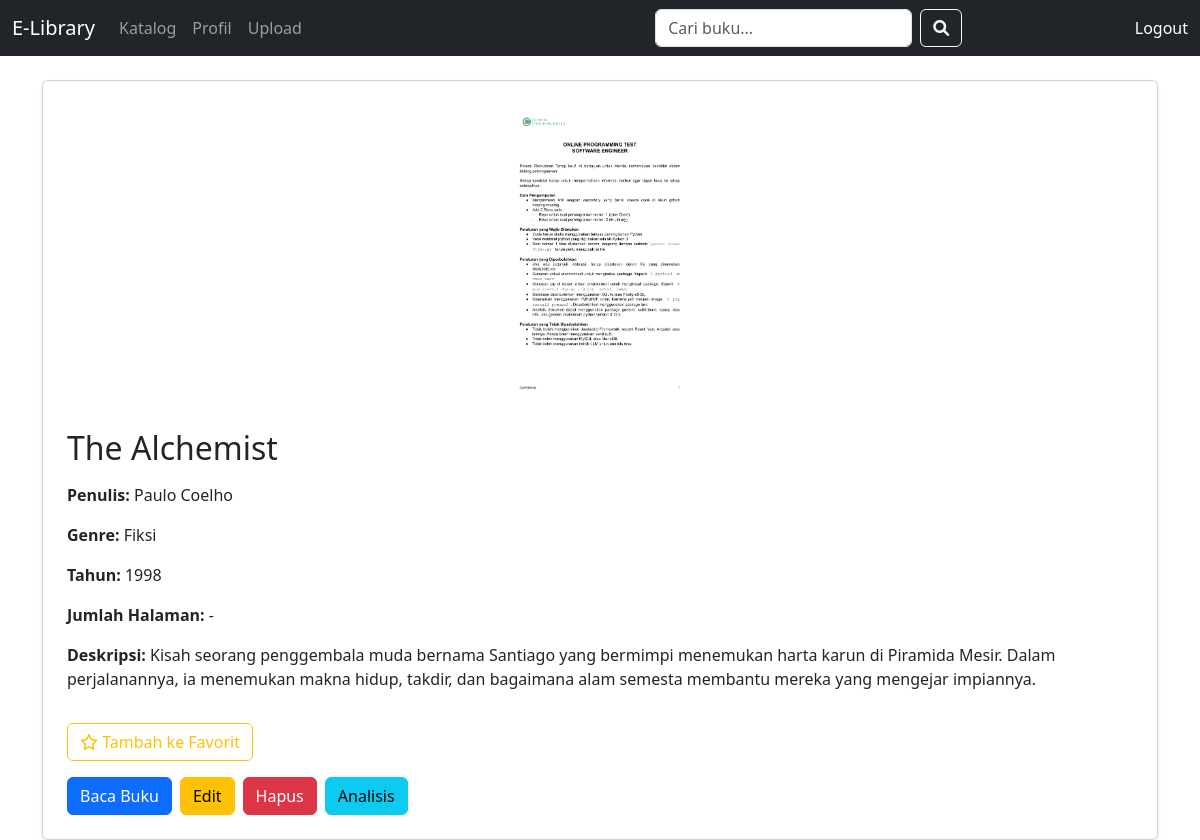
Page /books/book/3/ (signed in) on the committed database.
### books/models.py (models this page shows, shortened)
class Book(models.Model):
    GENRE_CHOICES = [
        ("fiksi", "Fiksi"),
        ("komik", "Komik"),
        ("motivasi", "Motivasi"),
    ]
    title = models.CharField(max_length=200, verbose_name="Judul")
    description = models.TextField(verbose_name="Deskripsi", blank=True)
    author = models.CharField(max_length=100, verbose_name="Penulis", blank=True)
    year = models.IntegerField(verbose_name="Tahun Terbit", null=True, blank=True)
    genre = models.CharField(
        max_length=20,
        choices=GENRE_CHOICES,
        default="fiksi",
        verbose_name="Genre"
    )
    pages = models.IntegerField(verbose_name="Jumlah Halaman", null=True, blank=True)
    pdf = models.FileField(
        upload_to="books/pdfs/",
        verbose_name="File PDF",
        null=True,
        blank=True
    )
    cover = models.ImageField(
        upload_to="books/covers/",
        verbose_name="Cover Buku",
        null=True,
        blank=True,
        help_text="Upload cover buku (opsional)"
    )
    favorite = models.BooleanField(default=False, verbose_name="Favorit")
    uploaded_by = models.ForeignKey(
        User,
        on_delete=models.CASCADE,
        verbose_name="Diupload oleh",
        related_name="uploaded_books"
    )
    created_at = models.DateTimeField(default=timezone.now)
    updated_at = models.DateTimeField(default=timezone.now)
    def get_genre_display(self):
        return dict(self.GENRE_CHOICES).get(self.genre, self.genre)
    def get_converted_images_path(self):
        if self.pdf:
            return os.path.join(settings.MEDIA_ROOT, f"books/pages/{self.id}/")
        return None
    def has_converted_images(self):
        images_path = self.get_converted_images_path()
        if images_path and os.path.exists(images_path):
            return len(os.listdir(images_path)) > 0
        return False
    def get_first_page_image(self):
        if self.has_converted_images():
            return settings.MEDIA_URL+ f"books/pages/{self.id}/page_1.png"
        return None
    class Meta:
        verbose_name = "Buku"
        verbose_name_plural = "Buku"
        ordering = ['-created_at']
        indexes = [
            models.Index(fields=['title']),
            models.Index(fields=['author']),
            models.Index(fields=['genre']),
            models.Index(fields=['favorite']),
            models.Index(fields=['created_at']),
        ]

### books/views.py (the view)
# urls.py: path('book/<int:pk>/', book_detail, name='book_detail'),
@login_required
def book_detail(request, pk):
    book = get_object_or_404(Book, pk=pk)
    return render(request, "books/book_detail.html", {"book": book})

### books/templates/books/book_detail.html (shortened to what this page needs)
{% extends "base.html" %}
{% load static %}
{% block content %}
<div class="card p-4 shadow-sm">
    <div class="text-center mb-4">
        {% if book.cover %}
            <img src="{{ book.cover.url }}" alt="{{ book.title }}"
                 class="img-fluid rounded" style="max-height:300px;">
        {% elif book.get_first_page_image %}
            <img src="{{ book.get_first_page_image }}" alt="{{ book.title }}" class="img-fluid" style="max-height:300px;">
        {% else %}
            <img src="{% static 'img/no-cover.png' %}" alt="No Cover"
                 class="img-fluid rounded" style="max-height:300px; background:#f0f0f0;">
        {% endif %}
    </div>
    <h2 class="mb-3">{{ book.title }}</h2>
    <p><strong>Penulis:</strong> {{ book.author|default:"Tidak diketahui" }}</p>
    <p><strong>Genre:</strong> {{ book.get_genre_display }}</p>
    <p><strong>Tahun:</strong> {{ book.year|default:"-" }}</p>
    <p><strong>Jumlah Halaman:</strong> {{ book.pages|default:"-" }}</p>
    <p><strong>Deskripsi:</strong> {{ book.description|default:"-" }}</p>
    <form method="post" action="{% url 'toggle_favorite' book.pk %}" class="my-3">
        <button type="submit" class="btn btn-outline-warning">
            {% if book.favorite %}
                <i class="fas fa-star text-warning"></i> Hapus dari Favorit
            {% else %}
                <i class="far fa-star"></i> Tambah ke Favorit
            {% endif %}
        </button>
    </form>
    <div class="d-flex gap-2">
        {% if book.pdf %}
            <a href="{% url 'preview_book' book.pk 1 %}" target="_blank" class="btn btn-primary">Baca Buku</a>
        {% endif %}
        <a href="{% url 'edit_book' book.pk %}"
           class="btn btn-warning"
           onclick="return confirm('Yakin mau edit buku ini?')">
            Edit
        </a>
        <form method="post" action="{% url 'delete_book' book.pk %}" style="display:inline;">
            <button type="submit" class="btn btn-danger" onclick="return confirm('Yakin mau hapus buku ini?')">
                Hapus
            </button>
        </form>
        <a href="{% url 'analyze_book' book.pk %}" class="btn btn-info">Analisis</a>
    </div>
</div>
<link rel="stylesheet" href="https://cdnjs.cloudflare.com/ajax/libs/font-awesome/6.0.0/css/all.min.css">
{% endblock %}

### rows in the picture
Book: title "The Alchemist", author "Paulo Coelho", genre "Fiksi", year "1998", pages "-", description "Kisah seorang penggembala muda bernama Santiago yang bermimpi menemukan harta karun di Piramida Mesir. Dalam perjalanannya, ia menemukan makna hidup, takdir, dan bagaimana alam semesta membantu mereka yang mengejar impiannya."
